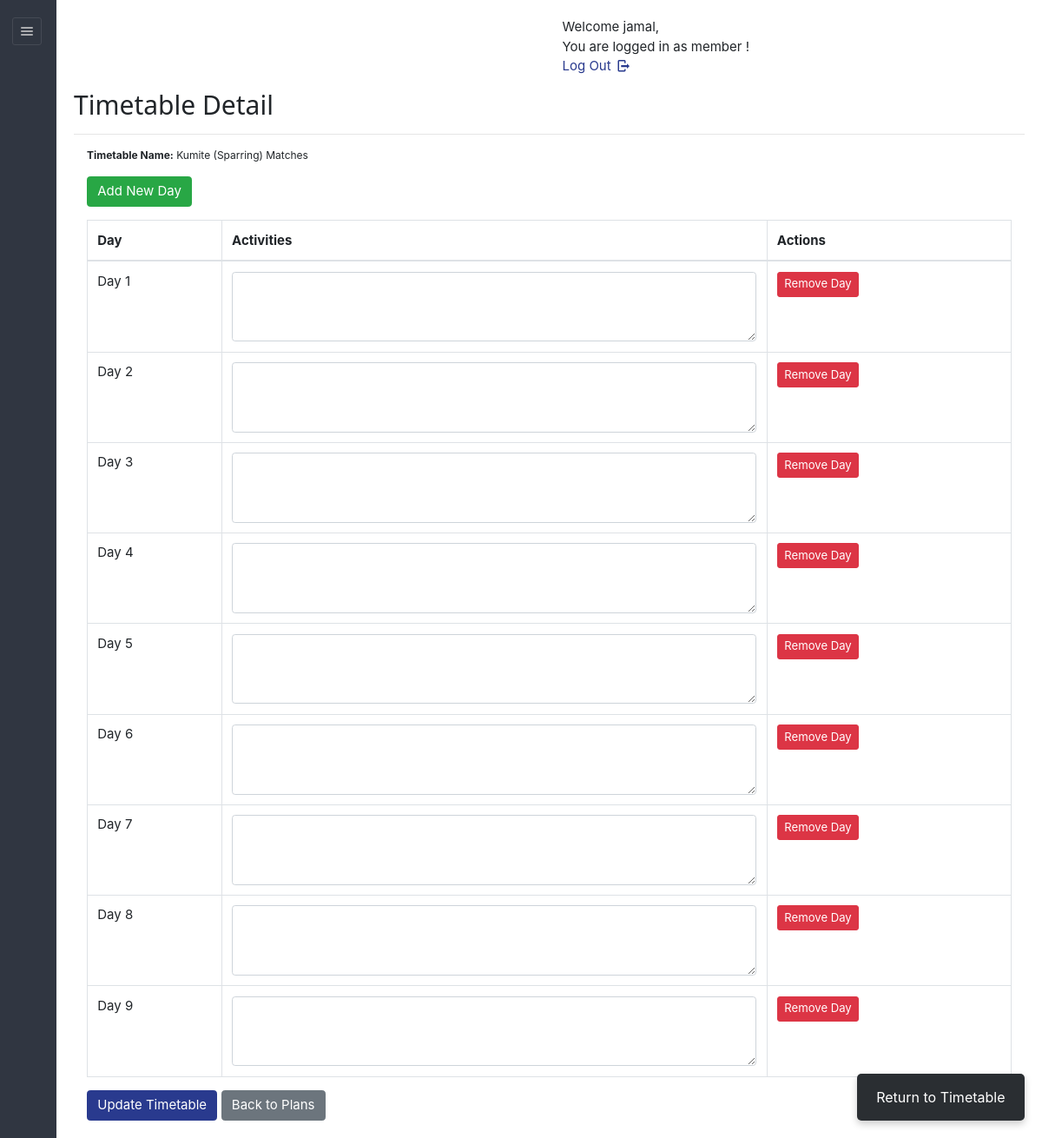
/dashboard/admin/viewdetailroutine.php?id=261332979 (signed in), run on the app's committed database.
### tables this page shows
CREATE TABLE IF NOT EXISTS `sports_timetable` (
  `tid` varchar(45) NOT NULL,
  `planid` varchar(50) DEFAULT NULL,
  `staffid` varchar(50) DEFAULT NULL,
  `tname` varchar(45) NOT NULL,
  `hasApproved` varchar(10) NOT NULL,
  PRIMARY KEY (`tid`)
);

CREATE TABLE IF NOT EXISTS `timetable_days` (
  `day_id` varchar(36) NOT NULL,
  `tid` varchar(36) DEFAULT NULL,
  `day_number` int DEFAULT NULL,
  `activities` text,
  PRIMARY KEY (`day_id`),
  KEY `timetable_id` (`tid`)
);

### dashboard/admin/viewdetailroutine.php (the view, shortened to what this page needs)
<?php
require '../../include/db_conn.php';
$id = $_GET['id'];
$sql = "SELECT t.tname, td.day_id, td.day_number, td.activities
        FROM sports_timetable t
        LEFT JOIN timetable_days td ON t.tid = td.tid
        WHERE t.tid = '$id'
        ORDER BY td.day_number";
$result = mysqli_query($con, $sql);
$timetableData = [];
while ($row = mysqli_fetch_assoc($result)) {
    $timetableData[] = $row;
}
?>
<!DOCTYPE html>
<html lang="en">
<head>
    <link rel="stylesheet" href="../../css/style.css" id="style-resource-5">
    <link rel="stylesheet" type="text/css" href="../../css/entypo.css">
    <link href="a1style.css" rel="stylesheet" type="text/css">
    <link rel="stylesheet" href="../../css/bootstrap.min.css">
    <link rel="stylesheet" href="../../css/dashboard/sidebar.css">
</head>
<body class="page-body page-fade" onload="collapseSidebar()">
    <div class="page-container sidebar-collapsed" id="navbarcollapse">
        <div class="sidebar-menu">
            <header class="logo-env">
                <div class="sidebar-collapse" onclick="collapseSidebar()">
                    <a href="#" class="sidebar-collapse-icon with-animation">
                        <i class="entypo-menu"></i>
                    </a>
                </div>
            </header>
        </div>
        <div class="main-content">
            <div class="row">
                <div class="col-md-6 col-sm-8 clearfix">
                </div>
                <div class="col-md-6 col-sm-4 clearfix hidden-xs">
                    <ul class="list-inline links-list pull-right">
                        <li>
                            <a href="logout.php">
                                Log Out <i class="entypo-logout right"></i>
                            </a>
                        </li>
                    </ul>
                </div>
            </div>
            <h2>Timetable Detail</h2>
            <hr/>
            <div class="container">
                <p><strong>Timetable Name:</strong> <?= htmlspecialchars($timetableData[0]['tname'] ?? 'N/A') ?></p>
                <form method="POST" class="mb-3">
                    <button type="submit" name="add_day" class="btn btn-success">Add New Day</button>
                </form>
                <form method="POST" action="">
                    <table class="table table-bordered">
                        <thead>
                            <tr>
                                <th>Day</th>
                                <th>Activities</th>
                                <th>Actions</th>
                            </tr>
                        </thead>
                        <tbody>
                            <?php if (!empty($timetableData)) : ?>
                                <?php foreach ($timetableData as $day) : ?>
                                    <?php if (!empty($day['day_id'])) : ?>
                                        <tr>
                                            <td>Day <?= htmlspecialchars($day['day_number']) ?></td>
                                            <td>
                                                <textarea name="activities[<?= $day['day_id'] ?>]" class="form-control" rows="3"><?= htmlspecialchars($day['activities']) ?></textarea>
                                            </td>
                                            <td>
                                                <form method="POST" style="display: inline;">
                                                    <button type="submit" name="remove_day" class="btn btn-danger btn-sm" onclick="return confirm('Are you sure you want to remove this day?')">
                                                        Remove Day
                                                    </button>
                                                </form>
                                            </td>
                                        </tr>
                                    <?php endif; ?>
                                <?php endforeach; ?>
                            <?php else : ?>
                                <tr>
                                    <td colspan="3" class="text-center">No days found. Add a new day to get started.</td>
                                </tr>
                            <?php endif; ?>
                        </tbody>
                    </table>
                    <?php if (!empty($timetableData)) : ?>
                        <button type="submit" name="update_activities" class="btn btn-primary">Update Timetable</button>
                    <?php endif; ?>
                    <a href="view_plan.php" class="btn btn-secondary">Back to Plans</a>
                </form>
            </div>
        </div>
    </div>
    <a class="btn-sm px-4 py-3 d-flex home-button return" style="background-color:#2a2e32" href="viewroutine.php">Return to Timetable</a>
</body>
</html>

### css/style.css (style rules this page uses)
html { font-size: 62.5%; font-family: sans-serif; }
div { display: block; }
body { font-family: "Noto Sans", sans-serif, "Helvetica Neue", Helvetica, Arial, sans-serif; font-size: 12px; line-height: 1.428571429; display: block; margin: 0; }
*, *:before, *:after { box-sizing: border-box; }
a { text-decoration: none; background: transparent; }
p { margin: 0 0 8.5px; font-size: 12px; }
p { display: block; }
.form-control { display: block; width: 100%; height: 31px; padding: 6px 12px; font-size: 12px; line-height: 1.428571429; color: #555555; outline:none; vertical-align: middle; background-color: #ffffff; background-image: none; border: 1px solid #ebebeb; border-radius: 3px; transition: border-color ease-in-out .15s, box-shadow ease-in-out .15s; }
input, button, select, textarea { font-family: inherit; font-size: inherit; line-height: inherit; }
button, input { line-height: normal; }
button, input, select, textarea { font-family: inherit; font-size: 100%; margin: 0; }
input, textarea, select, button { text-rendering: auto; color: initial; letter-spacing: normal; word-spacing: normal; text-transform: none; text-indent: 0px; text-shadow: none; display: inline-block; text-align: start; margin: 0em; font: 400 13.3333px Arial; }
.btn-primary { color: #ffffff; background-color: #303641; border-color: #303641; }
.btn { display: inline-block; margin-bottom: 0; font-weight: 400; text-align: center; vertical-align: middle; cursor: pointer; background-image: none; border: 1px solid transparent; white-space: nowrap; padding: 6px 12px; font-size: 12px; line-height: 1.428571429; border-radius: 3px; user-select: none; }
button, html input[type="button"], input[type="reset"], input[type="submit"] { cursor: pointer; }
button, select { text-transform: none; }
a { color: #373e4a; text-decoration: none; }
a { background: transparent; }
a { color: #373e4a; }
.page-container { position: relative; padding-left: 280px; }
.page-container .sidebar-menu { position: absolute; width: 280px; top: 0; left: 0; bottom: 0; background: #303641; color: #aaabae; z-index: 1; min-height: 796px; box-sizing: border-box; }
.page-container .sidebar-menu .logo-env { width: 100%; padding: 35px; padding-bottom: 10px; box-sizing: border-box; }
.page-container.sidebar-collapsed { padding-left: 65px; }
.page-container.sidebar-collapsed .sidebar-menu { z-index: 4; width: 65px; }
.page-container.sidebar-collapsed .sidebar-menu .logo-env { display: block; padding: 20px; }
.page-container .sidebar-menu .logo-env:before, .page-container .sidebar-menu .logo-env:after { content: " "; display: table; }
.page-container .sidebar-menu .logo-env > div { display: block; vertical-align: middle; white-space: nowrap; float: left; }
.page-container .sidebar-menu .logo-env > div > a { display: inline-block; color: #aaabae; }
.page-container.sidebar-collapsed .sidebar-menu .logo-env > div.sidebar-collapse { display: block; padding: 0; left: 3px; }
.page-container .sidebar-menu .logo-env > div.sidebar-collapse, .page-container .sidebar-menu .logo-env > div.sidebar-mobile-menu { position: relative; float: right; }
.page-container .sidebar-menu .logo-env > div.sidebar-collapse a, .page-container .sidebar-menu .logo-env > div.sidebar-mobile-menu a { display: inline-block; border: 1px solid #454a54; text-align: center; padding: 0; line-height: 1; font-size: 20px; font-weight: 300; padding: 5px 2px; background-clip: padding-box; border-radius: 3px; transition: all 200ms ease-in-out; }
.page-container .sidebar-menu .logo-env:after { clear: both; }
ul, ol { margin-top: 0; margin-bottom: 8.5px; }
ul, menu, dir { display: block; list-style-type: disc; }
li { display: list-item; }
i, cite, em, var, address, dfn { font-style: italic; }

### css/entypo.css (style rules this page uses)
[class^="entypo-"]:before, [class*=" entypo-"]:before { font-family: "entypo"; font-style: normal; font-weight: normal; speak: none; display: inline-block; text-decoration: inherit; width: 1em; margin-right: .2em; text-align: center; font-variant: normal; text-transform: none; line-height: 1em; margin-left: .2em; }
.entypo-menu:before { content: '\e811'; }
.entypo-logout:before { content: '\e85d'; }

### css/dashboard/sidebar.css (style rules this page uses)
.page-container { display: flex; min-height: 100vh; }
.sidebar-menu { width: 250px; background-color: #2b303a; color: #ffffff; }
.main-content { flex-grow: 1; padding: 20px; }

### data on the page
sports_timetable: tname "Kumite (Sparring) Matches"
timetable_days: day_number "1"
timetable_days: day_number "2"
timetable_days: day_number "3"
timetable_days: day_number "4"
timetable_days: day_number "5"
timetable_days: day_number "6"
timetable_days: day_number "7"
timetable_days: day_number "8"
timetable_days: day_number "9"
